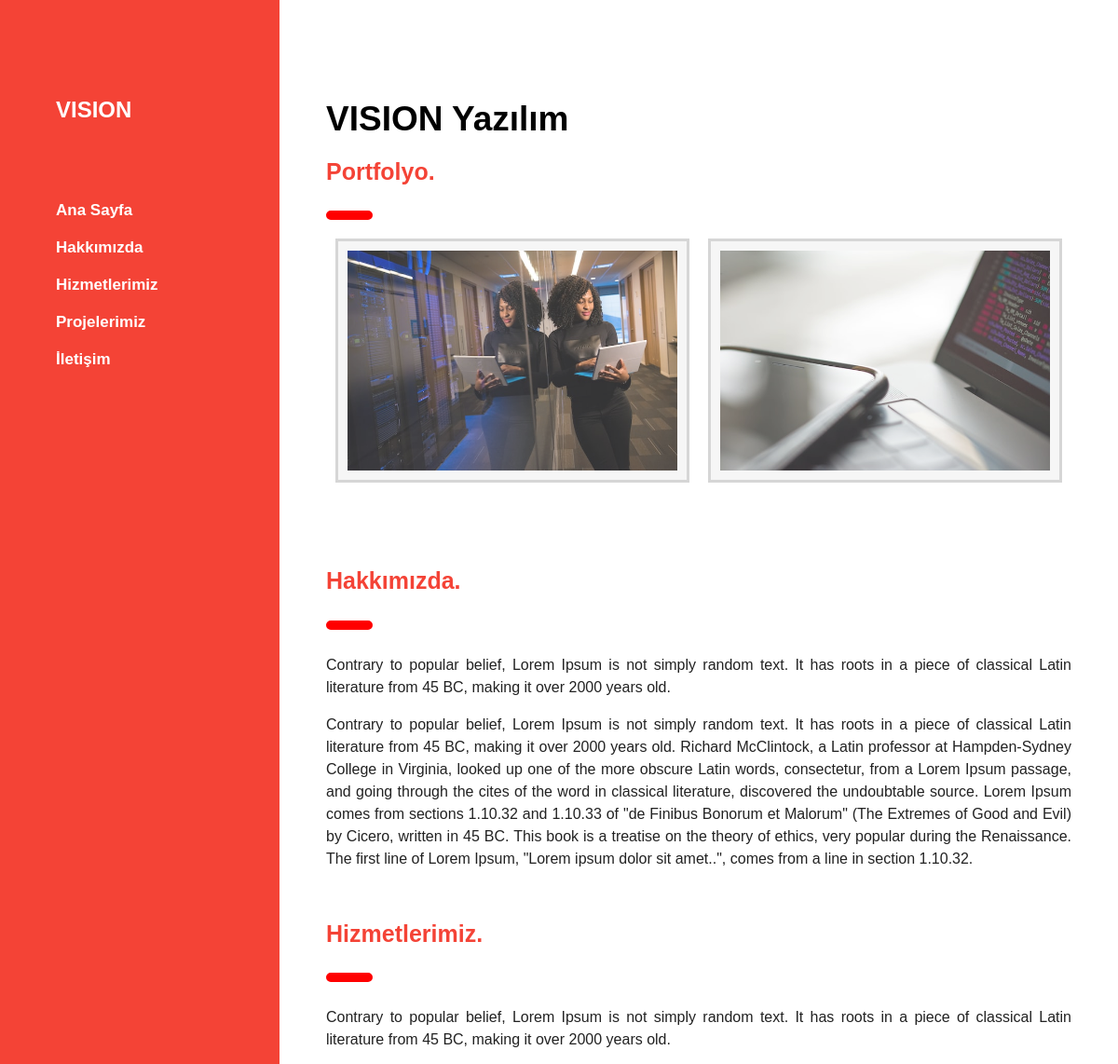
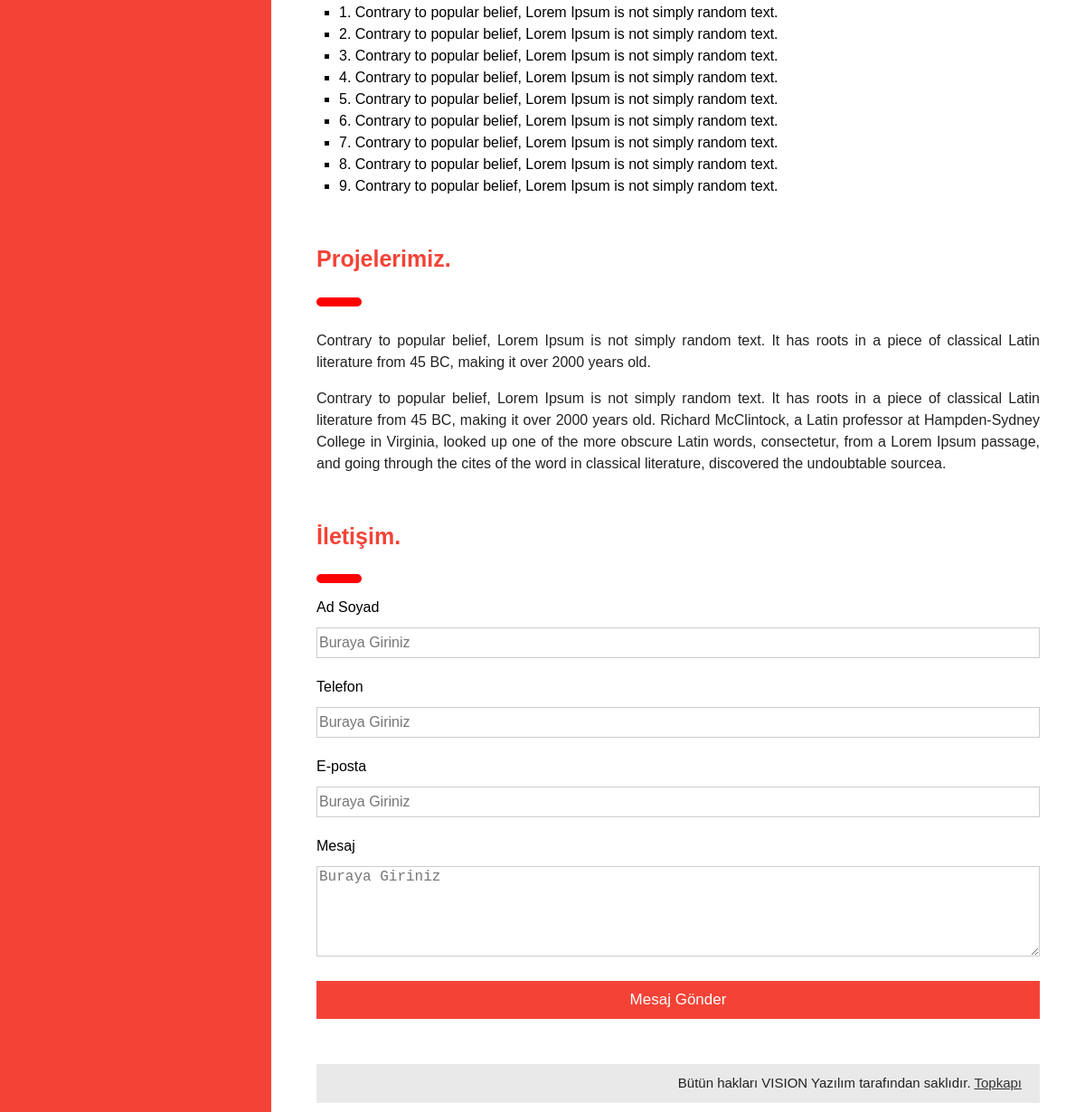
The page / on the database its author committed (2 pictures, top to bottom).
### tables this page shows
CREATE TABLE `portfolyo` (
  `id` int(11) NOT NULL,
  `baslik` varchar(250) NOT NULL,
  `resim` varchar(250) NOT NULL
);

CREATE TABLE `hakkimizda` (
  `aciklama` text NOT NULL
);

CREATE TABLE `hizmetlerimiz` (
  `aciklama` text NOT NULL
);

CREATE TABLE `projelerimiz` (
  `aciklama` text NOT NULL
);

### index.php (the view, shortened to what this page needs)
<?php
include("yonetim/ayar.php");
?>
<!doctype html>
<html>
    <head>
        <link rel="stylesheet" href="css/jquery.fancybox-1.3.4.css">
        <link rel="stylesheet" href="css/style.css">
    </head>
    <body>
      <aside id="menu">
        <h1>VISION</h1>
        <ul>
          <li><a href="#anasayfa">Ana Sayfa</a></li>
          <li><a href="#hakkimizda">Hakkımızda</a></li>
          <li><a href="#hizmetlerimiz">Hizmetlerimiz</a></li>
          <li><a href="#projelerimiz">Projelerimiz</a></li>
          <li><a href="#iletisim">İletişim</a></li>
        </ul>
      </aside>
      <main id="icerik">
        <section id="anasayfa">
          <h1>VISION Yazılım</h1>
          <h2>Portfolyo.</h2>
          <hr>
          <?php
            $sorgu = $baglan->query("select * from portfolyo");
            while ($satir = $sorgu->fetch_object()) {
            $resim = $satir->resim;
            echo "<div class='galeri'>
              <a href='$resim' class='resimler' title='$satir->baslik'><img src='$resim' alt='$satir->baslik'></a>
            </div>";
            }
          ?>
        </section>
        <section id="hakkimizda">
          <h2>Hakkımızda.</h2>
          <hr>
          <?php
            $sorgu = $baglan->query("select * from hakkimizda");
            $satir = $sorgu->fetch_object();
            echo $satir->aciklama;
          ?>
        </section>
        <section id="hizmetlerimiz">
          <h2>Hizmetlerimiz.</h2>
          <hr>
          <?php
            $sorgu = $baglan->query("select * from hizmetlerimiz");
            $satir = $sorgu->fetch_object();
            echo $satir->aciklama;
          ?>
        </section>
        <section id="projelerimiz">
          <h2>Projelerimiz.</h2>
          <hr>
          <?php
            $sorgu = $baglan->query("select * from projelerimiz");
            $satir = $sorgu->fetch_object();
            echo $satir->aciklama;
          ?>
        </section>
        <section id="iletisim">
          <h2>İletişim.</h2>
          <hr>
          <form method="post" action="email.php" enctype="multipart/form-data">
            <label for="adsoyad">Ad Soyad</label>
            <input type="text" name="adsoyad" id="adsoyad" required placeholder="Buraya Giriniz">
            <label for="telefon">Telefon</label>
            <input type="tel" name="telefon" id="telefon" required placeholder="Buraya Giriniz">
            <label for="eposta">E-posta</label>
            <input type="email" name="eposta" id="eposta" required placeholder="Buraya Giriniz">
            <label for="mesaj">Mesaj</label>
            <textarea name="mesaj" id="mesaj" required placeholder="Buraya Giriniz"></textarea>
            <button type="submit">Mesaj Gönder</button>
          </form>
        </section>
        <footer>
          <p>Bütün hakları VISION Yazılım tarafından saklıdır. <span></span> <a href="https://www.topkapi.edu.tr/" target="_blank">Topkapı</a></p>
        </footer>
      </main>
    </body>
</html>

### css/style.css (style rules this page uses)
body { margin: 0px; font-family: Verdana, sans-serif; font-size: 16px; line-height: 1.5; overflow-x: hidden; }
* { box-sizing: border-box; }
aside { width: 300px; height: 100%; position: fixed; top: 0px; background-color: #F44336; color: #FFF; float: left; padding: 100px 50px; }
aside h1 { margin-bottom: 50px; }
main { width: calc(100% - 300px); float: right; padding: 100px 50px 10px 50px; }
aside ul { margin: 0px; padding: 0px; list-style-type: none; }
aside a { display: block; width: 100%; height: 40px; line-height: 40px; color: #fff; font-weight: bold; text-decoration: none; padding-left: 10px; padding-right:10px; font-size: 17px; }
section { min-height: 100px; margin-bottom: 50px; }
aside h1 { font-size: 24px; color: #fff; margin: 0px; padding: 0px; padding-left: 10px; margin-bottom: 70px; }
main h1 { font-size: 37px; padding: 0px; margin: 0px; margin-bottom: 10px; }
h2 { font-size: 25px; color: #F44336; padding: 0px; margin: 0px; margin-bottom: 15px; }
p { text-align: justify; color: #222; }
hr { width: 50px; border: 5px solid red; border-radius: 5px; margin-bottom: 10px; float: left; }
main ul { margin-left: -15px; list-style-type: square; }
.galeri { float:left; padding:10px; width: 50%; margin-bottom: 20px; }
.galeri img { width: 100%; height: auto; opacity: 0.8; border: 3px solid #ccc; padding: 10px; background-color: #f5f5f5; }
label { display: block; margin-bottom: 10px; margin-top: 5px; }
input { border: 1px solid #ccc; width: 100%; margin-bottom: 15px; font-size: 16px; padding-top: 7px; padding-bottom: 7px; }
textarea { border: 1px solid #ccc; width: 100%; height: 100px; margin-bottom: 20px; font-size: 16px; }
button { width: 100%; padding-top: 10px; padding-bottom: 10px; font-size: 17px; background-color: #F44336; color: #fff; border: 1px solid #F44336; cursor: pointer; }
footer { font-size: 15px; color: #333; background-color: #e9e9e9; padding: 10px 20px; }
footer p { padding: 0px; margin: 0px; text-align: right; }
footer a { color: #333; }

### rows shown on the page
portfolyo: resim (picture)
portfolyo: resim (picture)
hakkimizda: aciklama "Contrary to popular belief, Lorem Ipsum is not simply random text. It has roots in a piece of classical Latin literature from 45 BC, making it over 2000 years old. Contrary to popular belief, Lorem Ipsum is not simply random text. It has roots in a piece of classical Latin literature from 45 BC, making it over 2000 years old. Richard McClintock, a Latin professor at Hampden-Sydney College in Virginia, looked up one of the more obscure Latin words, consectetur, from a Lorem Ipsum passage, and going through the cites of the word in classical literature, discovered the undoubtable source. Lorem Ipsum comes from sections 1.10.32 and 1.10.33 of \"de Finibus Bonorum et Malorum\" (The Extremes of…"
hizmetlerimiz: aciklama "Contrary to popular belief, Lorem Ipsum is not simply random text. It has roots in a piece of classical Latin literature from 45 BC, making it over 2000 years old. 1. Contrary to popular belief, Lorem Ipsum is not simply random text. 2. Contrary to popular belief, Lorem Ipsum is not simply random text. 3. Contrary to popular belief, Lorem Ipsum is not simply random text. 4. Contrary to popular belief, Lorem Ipsum is not simply random text. 5. Contrary to popular belief, Lorem Ipsum is not simply random text. 6. Contrary to popular belief, Lorem Ipsum is not simply random text. 7. Contrary to popular belief, Lorem Ipsum is not simply random text. 8. Contrary to popular belief, Lorem Ipsum is…"
projelerimiz: aciklama "Contrary to popular belief, Lorem Ipsum is not simply random text. It has roots in a piece of classical Latin literature from 45 BC, making it over 2000 years old. Contrary to popular belief, Lorem Ipsum is not simply random text. It has roots in a piece of classical Latin literature from 45 BC, making it over 2000 years old. Richard McClintock, a Latin professor at Hampden-Sydney College in Virginia, looked up one of the more obscure Latin words, consectetur, from a Lorem Ipsum passage, and going through the cites of the word in classical literature, discovered the undoubtable sourcea."
